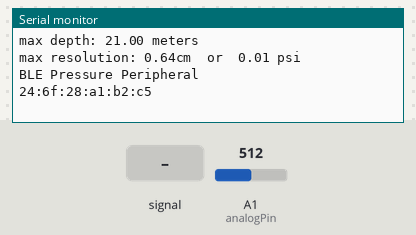
The sketch below on a simulated Arduino Nano 33 IoT. Parts: the last lines printed to the serial monitor. The test bench sets the inputs (shaded band); at power-on: A1 (analogPin) = 512 (analog values on the 0–1023 scale). Nothing arrives over Bluetooth unless stated; a phone connects over Bluetooth LE 3 s after start.

Above: at 1.2 s.
1.3 s: A1 (analogPin) fed a 200 Hz sine of ±81 counts around its level
At 2.8 s:
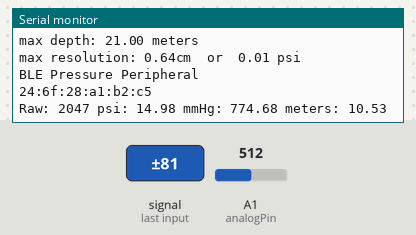
4.3 s: A1 (analogPin) set to 716
At 5.6 s:
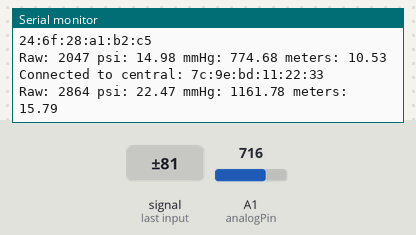
5.8 s: A1 (analogPin) set to 900
7.3 s: A1 (analogPin) fed a 200 Hz sine of ±81 counts around its level
At 7.9 s:
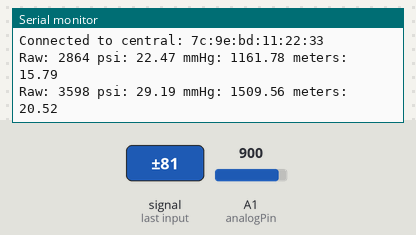

The sketch:

Biosensor-BLE.ino
```cpp
#include <ArduinoBLE.h>


BLEService pressureService("2781"); // BLE LED Service

// BLE Pressure Characteristic - custom 128-bit UUID, read and writable by central
BLEIntCharacteristic pressurizer("2A57", BLERead | BLENotify); // send data as integer
// BLEFloatCharacteristic pressurizer("2A57", BLERead | BLENotify); // send data as float !!! does not work with app
// BLEStringCharacteristic pressurizer("2A57", BLERead | BLENotify, 6); // send data as a string

short pressZero = 412;        //put the highest raw reading you see here at atmospheric pressure
short pressMax = 30;         //reduce pressure rating by %66 if 3.3v logic but still use 5v input
float resolution = 3686.4; //921.6;      //3686.4 for Due/Zero and add analogReadResolution(12) to void setup
byte analogPin = A1;           //transducer pin number
boolean autoCalibrate = false; //will automatically select highest raw reading in 10sec period

int timeDelay = 2500; //Delay waarin sensor opmeet (en dus ook data uitstuurt)

// https://forum.arduino.cc/t/pressure-transducer-code/362754/36
///////////////////////////////////////////////////////////////////////////////////////////////////////
byte pressStep;
short rawRead[201];
unsigned long timer;
byte calibrate;
boolean autoCalibrateComplete = false;
short pressZeroTemp;
String buf;

void setup()
{
  buf.reserve(40);
  analogReadResolution(12);
  Serial.begin(9600);
  while (!Serial);
  transProp();
    // begin initialization
  if (!BLE.begin()) {
    Serial.println("starting Bluetooth® Low Energy failed!");

    while (1);
  }

    // set advertised local name and service UUID:
  BLE.setLocalName("ItHappens™ Biosense");
  BLE.setAdvertisedService(pressureService);

  // add the characteristic to the service
  pressureService.addCharacteristic(pressurizer);

  // add service
  BLE.addService(pressureService);

  // set the initial value for the characteristic:
  pressurizer.writeValue(0);
  // pressurizer.writeValue("Start"); // string

  // start advertising
  BLE.advertise();

  Serial.println("BLE Pressure Peripheral");
  Serial.println(BLE.address());
}

void loop()
{

    // listen for BLE peripherals to connect:
  BLEDevice central = BLE.central();

    // if a central is connected to peripheral:
  if (central) {
    Serial.print("Connected to central: ");
    // print the central's MAC address:
    Serial.println(central.address());

    // while the central is still connected to peripheral:
    while (central.connected()) {
        if (millis() - timer >= timeDelay)
  {
    float pressPsi;
    unsigned long rawTemp = 0;
    short raw;
    for (byte x = 0; x < 200; x++) rawTemp += rawRead[x];
    raw = rawTemp / 200;
    unsigned short calc1 = raw - pressZero;
    unsigned long calc2 = calc1 * pressMax;
    float calc3 = resolution - float(pressZero);
    if (raw <= pressZero) pressPsi = 0.0;
    else pressPsi = float(calc2) / float(calc3);
    float pressMmhg = pressPsi * 51.7149;
    float pressMeter = pressPsi * .7030695782; // psi to meters of water head
    buf = F("Raw: ");
    buf += raw;
    buf += F(" psi: ");
    buf += pressPsi;
    buf += F(" mmHg: ");
    buf += pressMmhg;
    buf += F(" meters: ");
    buf += pressMeter;
    Serial.println(buf);
    pressurizer.writeValue(int(pressMmhg*100)); // send raw data
    // pressurizer.writeValue(String(pressMmhg, 2)); // Stuur data via bluetooth
    if (autoCalibrate == true && calibrate >= 10)
    {
      if (autoCalibrateComplete == false)
      {
        pressZero = pressZeroTemp;
        buf = F("\n\nsensor re-calibrated to : ");
        buf += pressZero;
        buf += F(" (raw)\n");
        Serial.println(buf);
        transProp();
        delay(3*timeDelay);
        autoCalibrateComplete = true;
      }
    }
    else
    {
      if (raw > pressZeroTemp) pressZeroTemp = raw;
      calibrate++;
    }
    timer = millis();
  }
  if (pressStep < 200) pressStep++;
  else pressStep = 0;
  rawRead[pressStep] = analogRead(analogPin);
    }

    // when the central disconnects, print it out:
    Serial.print(F("Disconnected from central: "));
    Serial.println(central.address());
  }
  else
  {
  if (millis() - timer >= timeDelay)
    {
      float pressPsi;
      unsigned long rawTemp = 0;
      short raw;
      for (byte x = 0; x < 200; x++) rawTemp += rawRead[x];
      raw = rawTemp / 200;
      unsigned short calc1 = raw - pressZero;
      unsigned long calc2 = calc1 * pressMax;
      float calc3 = resolution - float(pressZero);
      if (raw <= pressZero) pressPsi = 0.0;
      else pressPsi = float(calc2) / float(calc3);
      float pressMmhg = pressPsi * 51.7149;
      float pressMeter = pressPsi * .7030695782; // psi to meters of water head
      buf = F("Raw: ");
      buf += raw;
      buf += F(" psi: ");
      buf += pressPsi;
      buf += F(" mmHg: ");
      buf += pressMmhg;
      buf += F(" meters: ");
      buf += pressMeter;
      Serial.println(buf);
      if (autoCalibrate == true && calibrate >= 10)
      {
        if (autoCalibrateComplete == false)
        {
          pressZero = pressZeroTemp;
          buf = F("\n\nsensor re-calibrated to : ");
          buf += pressZero;
          buf += F(" (raw)\n");
          Serial.println(buf);
          transProp();
          delay(3*timeDelay);
          autoCalibrateComplete = true;
        }
      }
      else
      {
        if (raw > pressZeroTemp) pressZeroTemp = raw;
        calibrate++;
      }
      timer = millis();
    }
    if (pressStep < 200) pressStep++;
    else pressStep = 0;
    rawRead[pressStep] = analogRead(analogPin);
  }
}

  void transProp() {
    buf = (F("max depth: "));
    float tDepth = pressMax;
    buf += (round(tDepth * .7030695782));
    buf += (F(" meters\n"));
    buf += (F("max resolution: "));
    float tRes = (tDepth / (resolution - float(pressZero)));
    buf += (tRes * 70.30695782);
    buf += (F("cm  or  "));
    buf += (tRes);
    buf += (F(" psi\n\n"));
    Serial.println(buf);
  }
```

Measured:
- after the input at 1.3 s, the serial monitor: prints a new line after 1.2 s (image 1)
- after the input at 4.3 s, the serial monitor: prints a new line after 0.70 s (image 2)
- after the input at 7.3 s, the serial monitor: prints a new line after 0.20 s (image 3)
